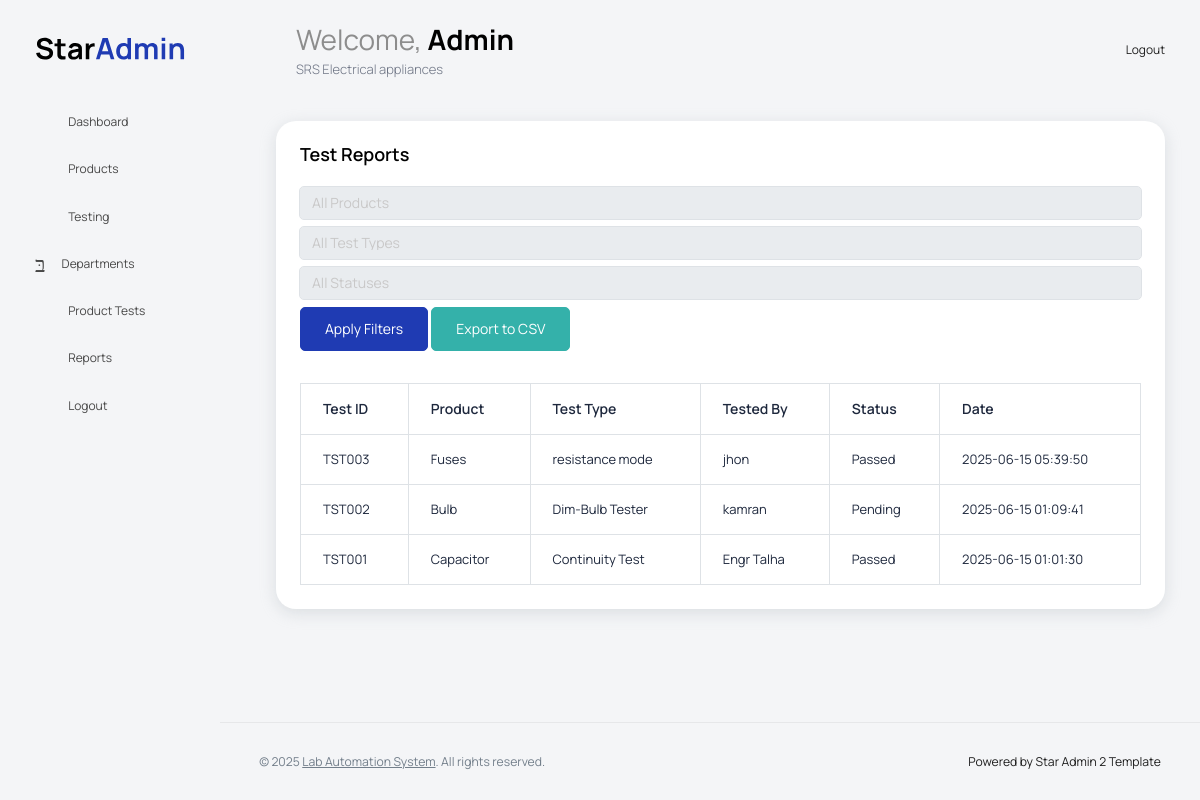
The app's page /report.php with its own data.
### tables this page shows
CREATE TABLE `tests` (
  `id` int(11) NOT NULL,
  `test_id` varchar(12) NOT NULL,
  `product_id` varchar(10) DEFAULT NULL,
  `test_type_id` int(11) DEFAULT NULL,
  `tested_by` varchar(100) DEFAULT NULL,
  `STATUS` enum('Passed','Failed','Pending') DEFAULT NULL,
  `remarks` text DEFAULT NULL,
  `criteria` text DEFAULT NULL,
  `observed_output` text DEFAULT NULL,
  `created_at` datetime DEFAULT current_timestamp()
);

CREATE TABLE `products` (
  `id` int(11) NOT NULL,
  `product_id` varchar(10) NOT NULL,
  `product_name` varchar(255) DEFAULT NULL,
  `revision` varchar(10) DEFAULT NULL,
  `manufacture_number` varchar(50) DEFAULT NULL,
  `created_at` datetime DEFAULT current_timestamp()
);

CREATE TABLE `test_types` (
  `id` int(11) NOT NULL,
  `test_name` varchar(100) DEFAULT NULL,
  `description` text DEFAULT NULL
);

### report.php (the view, shortened to what this page needs)
<?php
include("./includes/header.php");
$query = "
SELECT
  tests.test_id,
  products.product_name,
  test_types.test_name,
  tests.tested_by,
  tests.status,
  tests.created_at
FROM tests
LEFT JOIN products ON tests.product_id = products.product_id
LEFT JOIN test_types ON tests.test_type_id = test_types.id
WHERE 1
";
$query .= " ORDER BY tests.created_at DESC";
$result = $conn->query($query);
?>
<div class="container-fluid page-body-wrapper">
  <?php include("./includes/sidebar.php"); ?>
  <div class="main-panel">
    <div class="content-wrapper">
      <div class="row">
        <div class="col-lg-12 grid-margin stretch-card">
          <div class="card">
            <div class="card-body">
              <h4 class="card-title mb-4">Test Reports</h4>
              <form class="form-inline mb-4" method="get" action="">
                <select name="product_name" class="form-control mr-2 mb-2">
                  <option value="">All Products</option>
                </select>
                <select name="test_type" class="form-control mr-2 mb-2">
                  <option value="">All Test Types</option>
                </select>
                <select name="status" class="form-control mr-2 mb-2">
                  <option value="">All Statuses</option>
                </select>
                <button type="submit" class="btn btn-primary mr-2 mb-2">Apply Filters</button>
                <a href="?<?= http_build_query(array_merge($_GET, ['export' => 'csv'])) ?>" class="btn btn-success mb-2">Export to CSV</a>
              </form>
              <div class="table-responsive">
                <table class="table table-bordered text-dark">
                  <thead class="thead-light">
                    <tr>
                      <th>Test ID</th>
                      <th>Product</th>
                      <th>Test Type</th>
                      <th>Tested By</th>
                      <th>Status</th>
                      <th>Date</th>
                    </tr>
                  </thead>
                  <tbody>
                    <?php if ($result->num_rows > 0): ?>
                      <?php while ($row = $result->fetch_assoc()): ?>
                        <tr>
                          <td><?= $row['test_id']; ?></td>
                          <td><?= $row['product_name']; ?></td>
                          <td><?= $row['test_name']; ?></td>
                          <td><?= $row['tested_by']; ?></td>
                          <td><?= $row['status']; ?></td>
                          <td><?= $row['created_at']; ?></td>
                        </tr>
                      <?php endwhile; ?>
                    <?php else: ?>
                      <tr>
                        <td colspan="6" class="text-center">No records found</td>
                      </tr>
                    <?php endif; ?>
                  </tbody>
                </table>
              </div>
            </div>
          </div>
        </div>
      </div>
    </div>
    <?php include("./includes/footer.php"); ?>

### records on screen
tests: test "TST003", products.product_name "Fuses", test_type.test_name "resistance mode", tested_by "jhon", STATUS "Passed", created_at "2025-06-15 05:39:50"
tests: test "TST002", products.product_name "Bulb", test_type.test_name "Dim-Bulb Tester", tested_by "kamran", STATUS "Pending", created_at "2025-06-15 01:09:41"
tests: test "TST001", products.product_name "Capacitor", test_type.test_name "Continuity Test", tested_by "Engr Talha", STATUS "Passed", created_at "2025-06-15 01:01:30"

### other values on screen
$admin_name "Admin"
